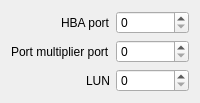
     <widget class="QWidget" name="sata_tab">
      <property name="toolTip">
       <string>SATA</string>
      </property>
      <property name="statusTip">
       <string>SATA</string>
      </property>
      <property name="whatsThis">
       <string>&lt;html&gt;&lt;head/&gt;&lt;body&gt;&lt;p&gt;SATA&lt;/p&gt;&lt;/body&gt;&lt;/html&gt;</string>
      </property>
      <attribute name="icon">
       <iconset theme="harddrive"></iconset>
      </attribute>
      <attribute name="title">
       <string>SATA</string>
      </attribute>
      <layout class="QFormLayout" name="sata_layout">
       <property name="labelAlignment">
        <set>Qt::AlignRight|Qt::AlignTrailing|Qt::AlignVCenter</set>
       </property>
       <item row="0" column="0">
        <widget class="QLabel" name="hba_port_label">
         <property name="toolTip">
          <string>HBA port</string>
         </property>
         <property name="statusTip">
          <string>HBA port</string>
         </property>
         <property name="whatsThis">
          <string>&lt;html&gt;&lt;head/&gt;&lt;body&gt;&lt;p&gt;HBA port&lt;/p&gt;&lt;/body&gt;&lt;/html&gt;</string>
         </property>
         <property name="text">
          <string>HBA port</string>
         </property>
        </widget>
       </item>
       <item row="1" column="0">
        <widget class="QLabel" name="port_multiplier_port_label">
         <property name="toolTip">
          <string>Port multiplier port</string>
         </property>
         <property name="statusTip">
          <string>Port multiplier port</string>
         </property>
         <property name="whatsThis">
          <string>&lt;html&gt;&lt;head/&gt;&lt;body&gt;&lt;p&gt;Port multiplier port&lt;/p&gt;&lt;/body&gt;&lt;/html&gt;</string>
         </property>
         <property name="text">
          <string>Port multiplier port</string>
         </property>
        </widget>
       </item>
       <item row="2" column="0">
        <widget class="QLabel" name="lun_label">
         <property name="toolTip">
          <string>LUN</string>
         </property>
         <property name="statusTip">
          <string>LUN</string>
         </property>
         <property name="whatsThis">
          <string>&lt;html&gt;&lt;head/&gt;&lt;body&gt;&lt;p&gt;LUN&lt;/p&gt;&lt;/body&gt;&lt;/html&gt;</string>
         </property>
         <property name="text">
          <string>LUN</string>
         </property>
        </widget>
       </item>
       <item row="0" column="1">
        <widget class="QSpinBox" name="hba_port_number">
         <property name="toolTip">
          <string>HBA port</string>
         </property>
         <property name="statusTip">
          <string>HBA port</string>
         </property>
         <property name="whatsThis">
          <string>&lt;html&gt;&lt;head/&gt;&lt;body&gt;&lt;p&gt;HBA port&lt;/p&gt;&lt;/body&gt;&lt;/html&gt;</string>
         </property>
         <property name="maximum">
          <number>65534</number>
         </property>
        </widget>
       </item>
       <item row="1" column="1">
        <widget class="QSpinBox" name="port_multiplier_port_number">
         <property name="toolTip">
          <string>Port multiplier port</string>
         </property>
         <property name="statusTip">
          <string>Port multiplier port</string>
         </property>
         <property name="whatsThis">
          <string>&lt;html&gt;&lt;head/&gt;&lt;body&gt;&lt;p&gt;Port multiplier port&lt;/p&gt;&lt;/body&gt;&lt;/html&gt;</string>
         </property>
         <property name="maximum">
          <number>65535</number>
         </property>
        </widget>
       </item>
       <item row="2" column="1">
        <widget class="QSpinBox" name="lun_number">
         <property name="toolTip">
          <string>LUN</string>
         </property>
         <property name="statusTip">
          <string>LUN</string>
         </property>
         <property name="whatsThis">
          <string>&lt;html&gt;&lt;head/&gt;&lt;body&gt;&lt;p&gt;LUN&lt;/p&gt;&lt;/body&gt;&lt;/html&gt;</string>
         </property>
         <property name="maximum">
          <number>65535</number>
         </property>
        </widget>
       </item>
      </layout>
     </widget>
